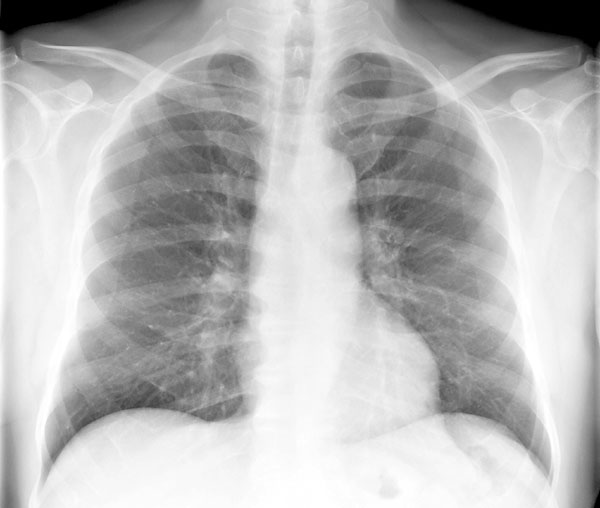
#> input picture release/input_img/1.JPG, 600 x 508 px; its folder holds only this picture in this run
$ python -i do_blur.py   (imports and definitions only)   (Python 2 division)
#> lines starting #> are read from the running program, lines starting #| are printed output that depends on the picture
# -*- coding: utf-8 -*-
import os
import glob
import cv2
import numpy as np


def bool_rand():
    return np.random.choice([True, False])


'''
ГЕНЕРАЦИЯ ШУМА
'''

# интервал начального значения СКО
interval = [1, 7]
def gen_std():
    std_rand = np.random.randint(interval[0], interval[1], dtype=np.uint8)  # рандом начального значения для всех каналов
    std_rand = std_rand + np.random.randint(0, 7, size=3, dtype=np.uint8)  # рандом отклоения каждого RGB канала
    # std_rand = np.random.randint(14, 15, size=3)  # рандом отклоения каждого из каналов
    return std_rand


def gen_resize_scale():
    return 0.25 * np.random.random() + 0.75


def gen_noise(img, sigma_rand, resize_scale):
    '''
    Генерация шума в соответствии с размером изображения.
    Заполнение нормально распределенными случайными числами.
    '''
    h, w, c = img.shape

    # нормальное распределение (mu, sigma(std) - варируемые величины)
    mu = np.zeros(c, np.uint8)
    sigma = np.ones(c, np.uint8) * sigma_rand

    noise = np.zeros((h, w, c), np.uint8)

    # заполение шума нормально распределенными случайными числами
    cv2.randn(noise, mu, sigma)          # |\__
    # cv2.randn(noise, mu * 127, sigma)  # |_/\_

    # заполение шума равномерно распределенными случайными числами
    # cv2.randu(noise, mu, sigma)

    noise = cv2.resize(noise, None, fx=resize_scale, fy=resize_scale, interpolation=cv2.INTER_CUBIC)
    noise = cv2.resize(noise, (w, h), interpolation=cv2.INTER_CUBIC)

    return noise


def add_noise(img):
    std_rand = gen_std()
    resize_scale = gen_resize_scale()
    noise_to_add = gen_noise(img, std_rand, resize_scale)
    noise_to_subtract = gen_noise(img, std_rand, resize_scale)

    # добавление шума к размытым фото
    if bool_rand():
        img_with_noise = cv2.add(img, noise_to_add)
        img_with_noise = cv2.subtract(img_with_noise, noise_to_subtract)
    else:
        img_with_noise = cv2.subtract(img, noise_to_subtract)
        img_with_noise = cv2.add(img_with_noise, noise_to_add)

    return img_with_noise


'''
ГЕНЕРАЦИЯ РАЗМЫТИЯ
'''

blur_type = 0 # 1(mb) 2(fb) 3(mfb)
kernel_bounds_mb  = [13.0/4320, 69.0/4320]
kernel_bounds_fb  = [19.0/4320, 71.0/4320]
kernel_bounds_mfb = [11.0/4320, 37.0/4320]

# 15*500/4320=1,736111111111111
# 71*500/4320=8,217592592592593

def gen_kernel_size(img): # определение размера ядра свертки
    height, width, channels = img.shape
    img_size = (width if width > height else height)

    kernel_size_min = 0
    kernel_size_max = 0
    if blur_type == 1:
        kernel_size_min = int(kernel_bounds_mb[0] * img_size)
        kernel_size_max = int(kernel_bounds_mb[1] * img_size)
    elif blur_type == 2:
        kernel_size_min = int(kernel_bounds_fb[0] * img_size)
        kernel_size_max = int(kernel_bounds_fb[1] * img_size)
    elif blur_type == 3:
        kernel_size_min = int(kernel_bounds_mfb[0] * img_size)
        kernel_size_max = int(kernel_bounds_mfb[1] * img_size)

    if kernel_size_min < 3:
        kernel_size_min = 3
    if kernel_size_max < 3:
        kernel_size_max = 3

    if kernel_size_max > kernel_size_min:
        kernel_size = np.random.randint(kernel_size_min, kernel_size_max + 1)
        kernel_size = kernel_size if kernel_size % 2 == 1 else kernel_size + 1
    else:
        kernel_size = kernel_size_min

    # print 'blur_type = ' + str(blur_type)
    # print 'kernel_size = ' + str(kernel_size)

    return kernel_size


def apply_horizontal_motion(img):
    kernel_size = gen_kernel_size(img)

    kernel = np.zeros((kernel_size, kernel_size))
    if bool_rand():
        kernel[(kernel_size - 1) / 2] = np.ones(kernel_size) #горизонталь
    else:
        kernel[:, (kernel_size - 1) / 2] = np.ones(kernel_size) #вертикаль

    kernel = kernel / kernel_size
    return cv2.filter2D(img, -1, kernel)


def apply_diagonal_motion(img):
    kernel_size = gen_kernel_size(img)

    kernel = np.eye(kernel_size) #главная диагональ
    if bool_rand():
        kernel = np.rot90(kernel) #побочная диагональ
    # else:
    #     pass #главная диагональ

    kernel = kernel / kernel_size
    return cv2.filter2D(img, -1, kernel)


def do_motion_blur(img):
    # print "do_motion_blur"
    do = np.random.randint(4)
    if do == 0:
        # print "horiz + diag"
        blured = apply_horizontal_motion(img) #размытие по горизонали и вертикали
        blured = apply_diagonal_motion(blured)  # размытие по диагонали
    elif do == 1:
        # print "diag + horiz"
        blured = apply_diagonal_motion(img)
        blured = apply_horizontal_motion(blured)
    elif do == 2:
        # print "horiz"
        blured = apply_horizontal_motion(img)
    elif do == 3:
        # print "diag"
        blured = apply_diagonal_motion(img)
    return blured


def do_focus_blur(img):
    # print "do_focus_blur"
    kernel_size = gen_kernel_size(img)
    blured = cv2.GaussianBlur(img, (kernel_size, kernel_size), 0)
    return blured


def do_motion_focus_blur(img):
    """
    Порядок наложения размытия:
    - фокусное размытие
    - размытие движения
    """
    # print "do_motion_focus_blur"
    blured = do_focus_blur(img)
    blured = do_motion_blur(blured)
    return blured


'''
ИТОГОВАЯ ГЕНЕРАЦИЯ РАЗМЫТИЯ + ШУМА
'''

def blur_and_noise_images(path):

#> called with path = '../release/input_img/1.JPG'
    files = glob.glob(path)
    for f in files:
        if os.path.isfile(f) and f.lower().endswith(".jpg"):
            img = cv2.imread(f)
#> img is the input picture: shape (508, 600, 3); min 0, max 255, mean 184.6
            height, width, channels = img.shape
#> height = 508; width = 600; channels = 3
            if height >= 512 or width >= 512:
                print f
                path_to_save, basename = os.path.split(f)
                # name, ext = os.path.splitext(os.path.basename(f))
                name, ext = os.path.splitext(basename)

                global blur_type
                blur_type = 1
                img_mb = do_motion_blur(img)
#> in apply_horizontal_motion, `kernel_size = gen_kernel_size(img)`: kernel_size = 9
#> in apply_diagonal_motion, `kernel_size = gen_kernel_size(img)`: kernel_size = 7
                blur_type = 2
                img_fb = do_focus_blur(img)
                blur_type = 3
                img_mfb = do_motion_focus_blur(img)

                img_mb_wn = add_noise(img_mb)
#> in gen_noise, `cv2.randn(noise, mu, sigma)`:
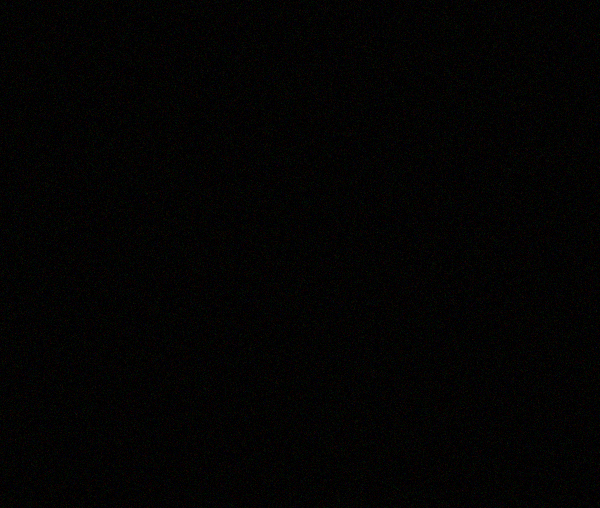
#> noise: shape (508, 600, 3); mean of channels 0, 1, 2 2.8, 3.2, 3.6; drawn as B, G, R
                img_fb_wn = add_noise(img_fb)
                img_mfb_wn = add_noise(img_mfb)

                cv2.imwrite(path_to_save + '/' + name + '_mb' + ext, img_mb)
                cv2.imwrite(path_to_save + '/' + name + '_fb' + ext, img_fb)
                cv2.imwrite(path_to_save + '/' + name + '_mfb' + ext, img_mfb)

                cv2.imwrite(path_to_save + '/' + name + '_mb_wn' + ext, img_mb_wn)
                cv2.imwrite(path_to_save + '/' + name + '_fb_wn' + ext, img_fb_wn)
                cv2.imwrite(path_to_save + '/' + name + '_mfb_wn' + ext, img_mfb_wn)

        elif os.path.isdir(f):
            blur_and_noise_images(f + "/*")


# [2 lines not run here, left out]

>>> result = blur_and_noise_images('../release/input_img/1.JPG')
